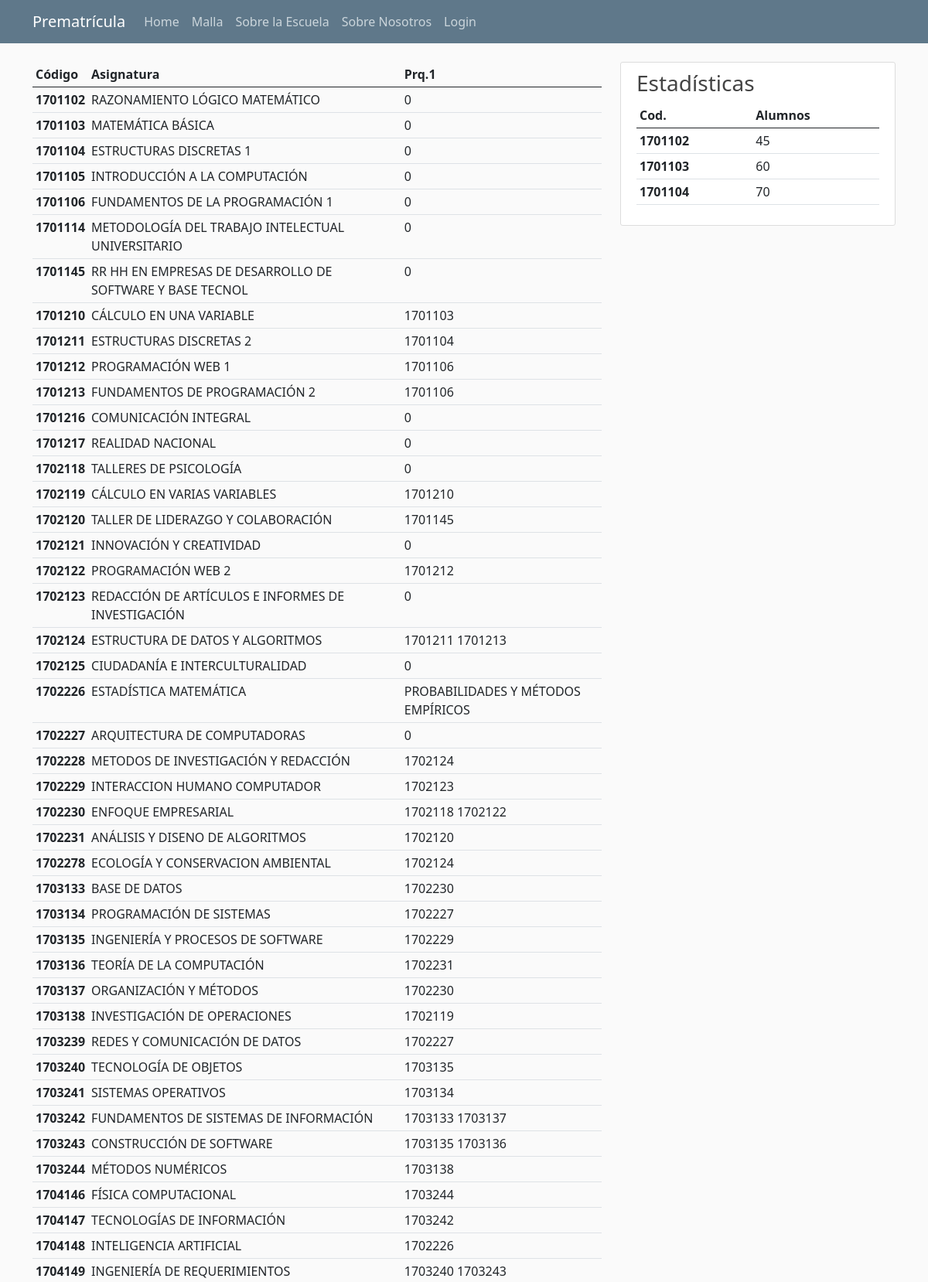
/malla/ (upper part), run on the app's committed database.
### Schools/models.py (models this page shows, shortened)
class Curso(models.Model):
    nombre = models.CharField(max_length=64)
    codigo = models.CharField(max_length=10, unique=True)
    semejante = models.CharField(max_length=10, null=True)
    prereq = models.CharField(max_length=64, null=True)
    desc = models.TextField(null=True)
    creditos = models.PositiveSmallIntegerField()
    semestre = models.PositiveSmallIntegerField()
    malla = models.ForeignKey(
        Malla,
        on_delete=models.SET_NULL,
        null=True)
    estReg = models.BooleanField(default=True)

### Prematricula/views.py (the view)
# urls.py: path('malla/', views.malla, name='project-malla'),
def malla(request):
    obj = Curso.objects.all()
    context = { 'courses' : obj, 'title' : 'Malla Curricular 2017'}
    return render(request,'ta/malla.html', context)

### templates/ta/malla.html
{% extends "ta/base.html" %}
{% block content %}
<div class="table-responsive">
   <table class="table  table-sm">
      <thead >
         <tr>
            <th>Código</th>
            <th>Asignatura</th>
            <th>Prq.1</th>
            </tr>
      </thead>
         <tbody>
            {% for c in courses %}
            <tr>
               <th scope="row">{{c.codigo}}</th>
               <td>{{c.nombre}}</td>
               <td>{{c.prereq}}</td>
            </tr>
            {% endfor %}
         </tbody>
      </table>
   </div>
{% endblock content %}

### Prematricula/static/ta/main.css (style rules this page uses)
body { background: #fafafa; color: #333333; margin-top: 5rem; }

### data on the page
Curso: codigo "1701102", nombre "RAZONAMIENTO LÓGICO MATEMÁTICO", prereq "0"
Curso: codigo "1701103", nombre "MATEMÁTICA BÁSICA", prereq "0"
Curso: codigo "1701104", nombre "ESTRUCTURAS DISCRETAS 1", prereq "0"
Curso: codigo "1701105", nombre "INTRODUCCIÓN A LA COMPUTACIÓN", prereq "0"
Curso: codigo "1701106", nombre "FUNDAMENTOS DE LA PROGRAMACIÓN 1", prereq "0"
Curso: codigo "1701114", nombre "METODOLOGÍA DEL TRABAJO INTELECTUAL UNIVERSITARIO", prereq "0"
Curso: codigo "1701145", nombre "RR HH EN EMPRESAS DE DESARROLLO DE SOFTWARE Y BASE TECNOL", prereq "0"
Curso: codigo "1701210", nombre "CÁLCULO EN UNA VARIABLE", prereq "1701103"
Curso: codigo "1701211", nombre "ESTRUCTURAS DISCRETAS 2", prereq "1701104"
Curso: codigo "1701212", nombre "PROGRAMACIÓN WEB 1", prereq "1701106"
Curso: codigo "1701213", nombre "FUNDAMENTOS DE PROGRAMACIÓN 2", prereq "1701106"
Curso: codigo "1701216", nombre "COMUNICACIÓN INTEGRAL", prereq "0"
Curso: codigo "1701217", nombre "REALIDAD NACIONAL", prereq "0"
Curso: codigo "1702118", nombre "TALLERES DE PSICOLOGÍA", prereq "0"
Curso: codigo "1702119", nombre "CÁLCULO EN VARIAS VARIABLES", prereq "1701210"
Curso: codigo "1702120", nombre "TALLER DE LIDERAZGO Y COLABORACIÓN", prereq "1701145"
Curso: codigo "1702121", nombre "INNOVACIÓN Y CREATIVIDAD", prereq "0"
Curso: codigo "1702122", nombre "PROGRAMACIÓN WEB 2", prereq "1701212"
Curso: codigo "1702123", nombre "REDACCIÓN DE ARTÍCULOS E INFORMES DE INVESTIGACIÓN", prereq "0"
Curso: codigo "1702124", nombre "ESTRUCTURA DE DATOS Y ALGORITMOS", prereq "1701211 1701213"
Curso: codigo "1702125", nombre "CIUDADANÍA E INTERCULTURALIDAD", prereq "0"
Curso: codigo "1702226", nombre "ESTADÍSTICA MATEMÁTICA", prereq "PROBABILIDADES Y MÉTODOS EMPÍRICOS"
Curso: codigo "1702227", nombre "ARQUITECTURA DE COMPUTADORAS", prereq "0"
Curso: codigo "1702228", nombre "METODOS DE INVESTIGACIÓN Y REDACCIÓN", prereq "1702124"
Curso: codigo "1702229", nombre "INTERACCION HUMANO COMPUTADOR", prereq "1702123"
Curso: codigo "1702230", nombre "ENFOQUE EMPRESARIAL", prereq "1702118 1702122"
Curso: codigo "1702231", nombre "ANÁLISIS Y DISENO DE ALGORITMOS", prereq "1702120"
Curso: codigo "1702278", nombre "ECOLOGÍA Y CONSERVACION AMBIENTAL", prereq "1702124"
Curso: codigo "1703133", nombre "BASE DE DATOS", prereq "1702230"
Curso: codigo "1703134", nombre "PROGRAMACIÓN DE SISTEMAS", prereq "1702227"
Curso: codigo "1703135", nombre "INGENIERÍA Y PROCESOS DE SOFTWARE", prereq "1702229"
Curso: codigo "1703136", nombre "TEORÍA DE LA COMPUTACIÓN", prereq "1702231"
Curso: codigo "1703137", nombre "ORGANIZACIÓN Y MÉTODOS", prereq "1702230"
Curso: codigo "1703138", nombre "INVESTIGACIÓN DE OPERACIONES", prereq "1702119"
Curso: codigo "1703239", nombre "REDES Y COMUNICACIÓN DE DATOS", prereq "1702227"
Curso: codigo "1703240", nombre "TECNOLOGÍA DE OBJETOS", prereq "1703135"
Curso: codigo "1703241", nombre "SISTEMAS OPERATIVOS", prereq "1703134"
Curso: codigo "1703242", nombre "FUNDAMENTOS DE SISTEMAS DE INFORMACIÓN", prereq "1703133 1703137"
Curso: codigo "1703243", nombre "CONSTRUCCIÓN DE SOFTWARE", prereq "1703135 1703136"
Curso: codigo "1703244", nombre "MÉTODOS NUMÉRICOS", prereq "1703138"
Curso: codigo "1704146", nombre "FÍSICA COMPUTACIONAL", prereq "1703244"
Curso: codigo "1704147", nombre "TECNOLOGÍAS DE INFORMACIÓN", prereq "1703242"
Curso: codigo "1704148", nombre "INTELIGENCIA ARTIFICIAL", prereq "1702226"
Curso: codigo "1704149", nombre "INGENIERÍA DE REQUERIMIENTOS", prereq "1703240 1703243"
